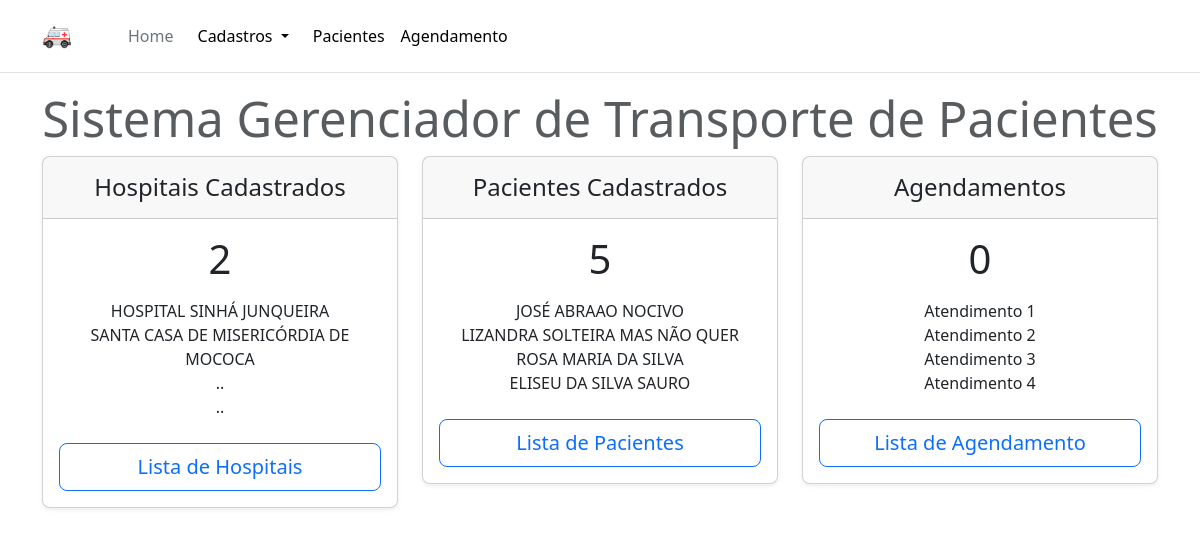
Before: / with the older database file.
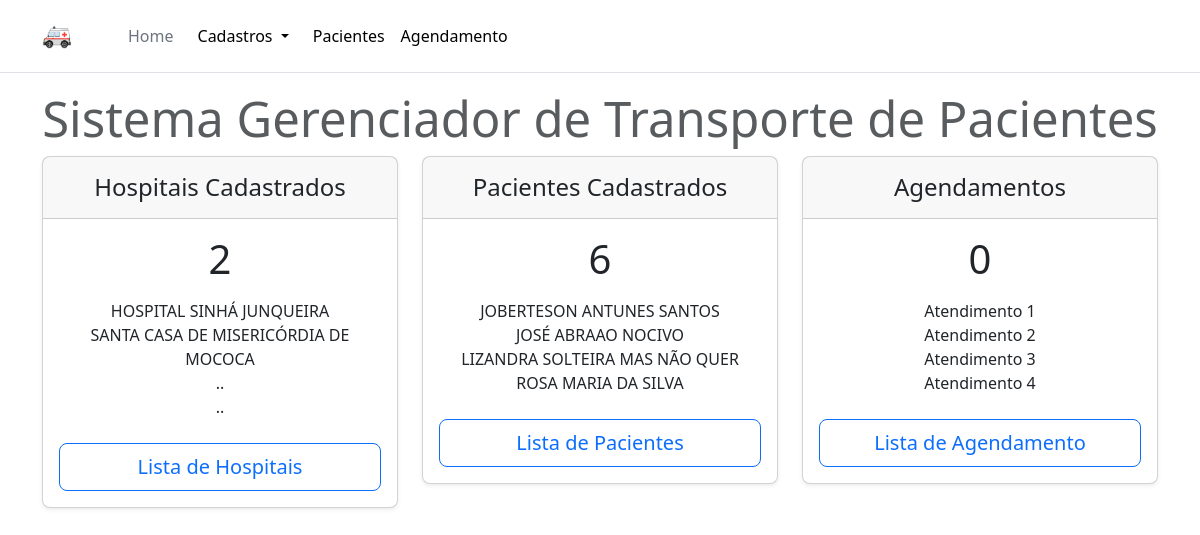
After: the same page with the newer database file.
### app.py (models this page shows, shortened)
class Hospital (Base):
    __tablename__ = "HOSPITAL"
    hospital_id = Column(INTEGER, primary_key=True)
    endereco_id = Column(INTEGER, nullable=False)
    nome = Column(TEXT(250), nullable=False)

class Paciente (Base):
    __tablename__ = "PACIENTE"
    paciente_id = Column(INTEGER, primary_key=True)
    cidade_id = Column(INTEGER, nullable=False)
    nome = Column(TEXT(250), nullable=False)
    data_nasc = Column(TEXT(10), nullable=False)
    tel_1 = Column(TEXT(11), nullable=False)
    tel_2 = Column(TEXT(11), nullable=True)
    logradouro = Column(TEXT(400), nullable=False)
    numero = Column(TEXT(20), nullable=False)
    complemento = Column(TEXT(50), nullable=False)
    cep = Column(TEXT(10), nullable=False)

### app.py (the view)
@app.route("/")
def index():
    num_hospitais = session.query(func.count(Hospital.hospital_id)).scalar()
    num_pacientes = session.query(func.count(Paciente.paciente_id)).scalar()
    num_agendamentos = session.query(func.count(Agendamento.agendamento_id)).scalar()
    sql = select(Hospital).order_by(Hospital.hospital_id.desc())
    hospitais = session.scalars(sql)
    lt_hospitais = []
    num_hos = 0
    for hospital in hospitais:
        num_hos = num_hos + 1
        lt_hospitais.append(hospital.nome)
        if num_hos > 3:
            break
    if num_hos < 4:
        for x in range(4 - num_hos):
            lt_hospitais.append("..")
    sql = select(Paciente).order_by(Paciente.paciente_id.desc())
    pacientes = session.scalars(sql)
    lt_pacientes = []
    num_pac = 0
    for paciente in pacientes:
        num_pac = num_pac + 1
        lt_pacientes.append(paciente.nome)
        if num_pac > 3:
            break
    if num_pac < 4:
        for x in range(4 - num_pac):
            lt_pacientes.append("..")
    return render_template('index.html', hospitais=num_hospitais, pacientes=num_pacientes, agendamentos=num_agendamentos, lt_hospitais=lt_hospitais, lt_pacientes=lt_pacientes)

### templates/index.html
{% extends 'base.html' %}
{% block content %}
    <h1 class="display-4 fw-normal d-flex justify-content-center"><small class="text-body-secondary fw-light">Sistema Gerenciador de Transporte de Pacientes</small></h1>
    <div class="row row-cols-1 row-cols-md-3 mb-3 text-center">
        <div class="col">
            <div class="card mb-4 rounded-3 shadow-sm">
                <div class="card-header py-3">
                    <h4 class="my-0 fw-normal">Hospitais Cadastrados</h4>
                </div>
                <div class="card-body">
                    <h1 class="card-title pricing-card-title">{{hospitais}}</h1>
                    <ul class="list-unstyled mt-3 mb-4">
                        {% for hospital in lt_hospitais %}
                        <li>{{hospital}}</li>
                        {% endfor %}
                    </ul>
                    <button type="button" class="w-100 btn btn-lg btn-outline-primary">Lista de Hospitais</button>
                </div>
            </div>
        </div>
        <div class="col">
            <div class="card mb-4 rounded-3 shadow-sm">
                <div class="card-header py-3">
                    <h4 class="my-0 fw-normal">Pacientes Cadastrados</h4>
                </div>
                <div class="card-body">
                    <h1 class="card-title pricing-card-title">{{pacientes}}</h1>
                    <ul class="list-unstyled mt-3 mb-4">
                        {% for paciente in lt_pacientes %}
                        <li>{{paciente}}</li>
                        {% endfor %}
                    </ul>
                    <div class="col-12">
                        <a class="w-100 btn btn-lg btn-outline-primary" href="/pacientes">
                            Lista de Pacientes
                        </a>
                    </div>
                </div>
            </div>
        </div>
        <div class="col">
            <div class="card mb-4 rounded-3 shadow-sm">
                <div class="card-header py-3">
                    <h4 class="my-0 fw-normal">Agendamentos</h4>
                </div>
                <div class="card-body">
                    <h1 class="card-title pricing-card-title">{{agendamentos}}</h1>
                    <ul class="list-unstyled mt-3 mb-4">
                        <li>Atendimento 1</li>
                        <li>Atendimento 2</li>
                        <li>Atendimento 3</li>
                        <li>Atendimento 4</li>
                    </ul>
                    <button type="button" class="w-100 btn btn-lg btn-outline-primary">Lista de Agendamento</button>
                </div>
            </div>
        </div>
      </div>
{% endblock %}

Changed rows visible on the page:
no longer on this page (row unchanged): Paciente: NOME "ELISEU DA SILVA SAURO"
added Paciente: NOME "JOBERTESON ANTUNES SANTOS"
Other visible differences:
{{ pacientes }}: "5" → "6"
